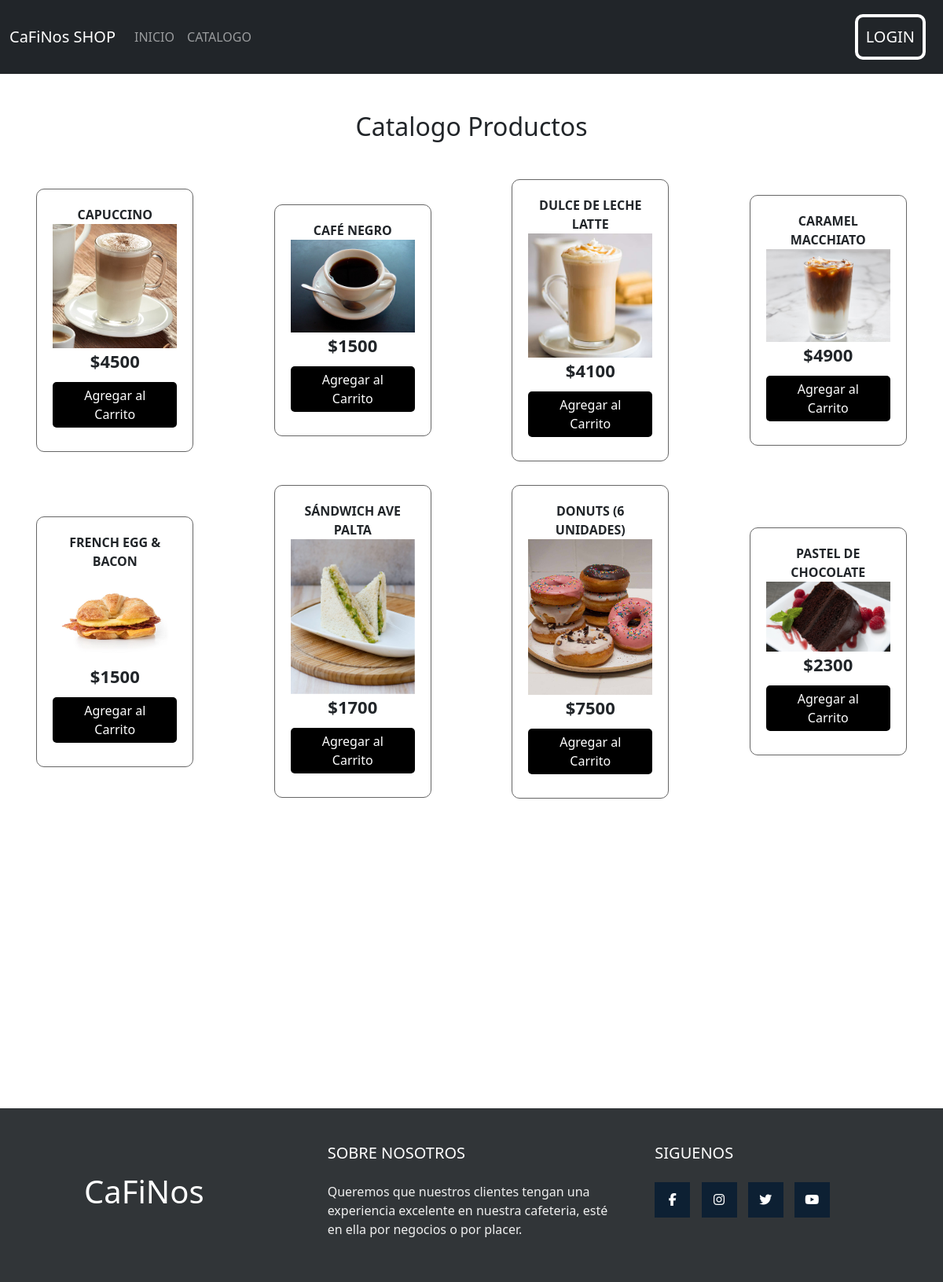
Screenshot of /catalogo/ with the database file from the repository.
### tienda/models.py (models this page shows, shortened)
class Producto(models.Model):
    id_producto = models.AutoField(primary_key=True)
    nombre = models.CharField(max_length=70)
    precio=models.PositiveBigIntegerField()
    nombreCa= models.ForeignKey(Catalogo,on_delete=models.PROTECT)
    imagen = models.ImageField(upload_to="productos", null=True)
    Preparacion = models.TextField()
    stock = models.PositiveBigIntegerField()

### tienda/views.py (the view)
# urls.py: path('catalogo/',views.catalogo, name='catalogo'),
def catalogo(request):
    productos= Producto.objects.all()
    context = {"productos":productos}
    return render(request, 'tienda/catalogo.html', context)

### tienda/templates/tienda/catalogo.html (shortened to what this page needs)
{% extends 'tienda/base.html'%}
{% block contenido %}
{% load static %}
    <br>
    <br>
    <div class="col-auto text-center">
    <h2>Catalogo Productos</h2>
    </div>
      <section class="contenedor">
         <div class="contenedor-items">
        {% for producto in productos %}
             <div class="item">
                 <span class="titulo-item">{{producto.nombre}}</span>
                 <img src="{{ producto.imagen.url }}" alt="" class="img-item">
                 <span class="precio-item">${{producto.precio }}</span>
                 <button class="boton-item">Agregar al Carrito</button>
             </div>
        {% endfor%}
         </div>
     </section>
     <br>
     <br>
     <br>
     <br>
     <br>
     <br>
     <br>
     <br>
     <br>
     <br>
     <br>
     <br>
{%endblock%}

### tienda/static/css/style-cat.css (style rules this page uses)
* { margin: 0; padding:0; }
.contenedor { max-width: 1200px; padding: 10px; margin: auto; display: flex; justify-content: space-between; contain: paint; }
.contenedor .contenedor-items { margin-top: 30px; display: grid; grid-template-columns: repeat(auto-fit, minmax(220px, 1fr)); grid-gap:30px; grid-row-gap: 30px; width: 100%; transition: .3s; }
.contenedor .contenedor-items .item { max-width: 200px; margin: auto; border: 1px solid #666; border-radius: 10px; padding: 20px; transition: .3s; }
.contenedor .contenedor-items .item .img-item { width: 100%; }
.contenedor .contenedor-items .item .titulo-item { display: block; font-weight: bold; text-align: center; text-transform: uppercase; }
.contenedor .contenedor-items .item .precio-item { display: block; text-align: center; font-weight: bold; font-size: 22px; }
.contenedor .contenedor-items .item .boton-item { display: block; margin: 10px auto; border: none; background-color: black; color: #fff; padding: 5px 15px; border-radius: 5px; cursor: pointer; }

### rows the page displays
Producto: nombre "CAPUCCINO", imagen (picture), precio "4500"
Producto: nombre "CAFÉ NEGRO", imagen (picture), precio "1500"
Producto: nombre "DULCE DE LECHE LATTE", imagen (picture), precio "4100"
Producto: nombre "CARAMEL MACCHIATO", imagen (picture), precio "4900"
Producto: nombre "FRENCH EGG & BACON", imagen (picture), precio "1500"
Producto: nombre "SÁNDWICH AVE PALTA", imagen (picture), precio "1700"
Producto: nombre "DONUTS (6 UNIDADES)", imagen (picture), precio "7500"
Producto: nombre "PASTEL DE CHOCOLATE", imagen (picture), precio "2300"
